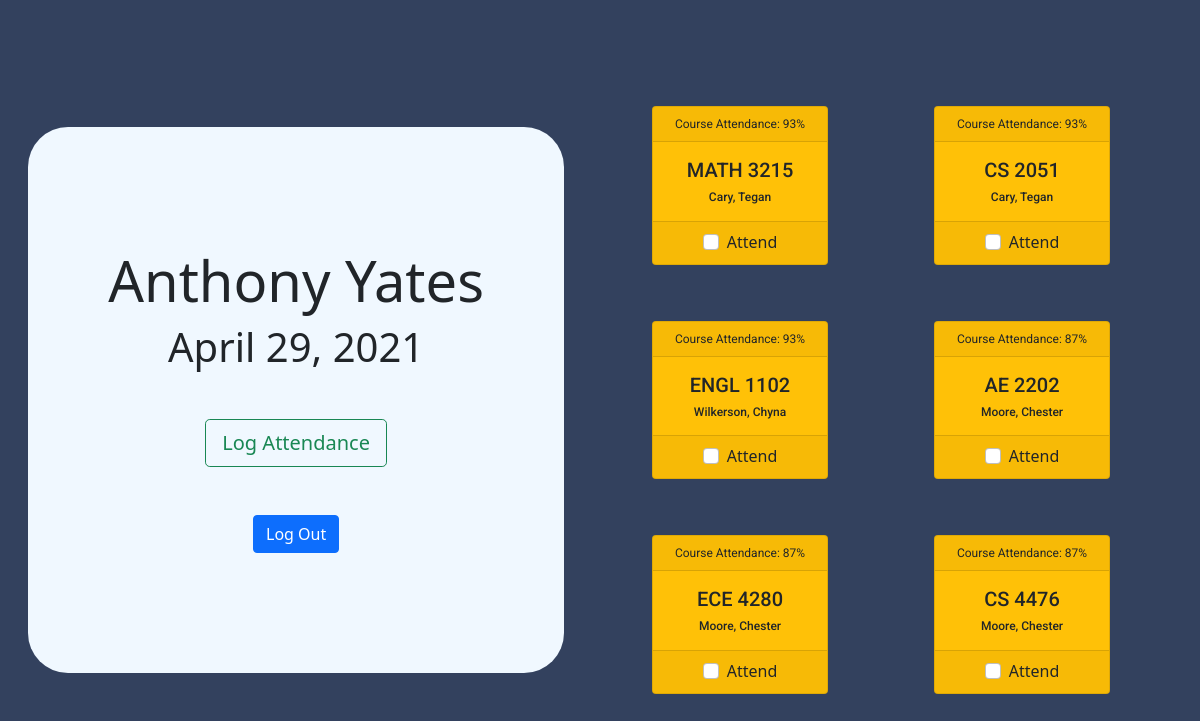
The page /student-dashboard (signed in) on the database its author committed.
### attendance_tracker/models.py (models this page shows, shortened)
class Student(db.Model, UserMixin):
    id = db.Column(db.Integer, primary_key=True)
    username = db.Column(db.String(20), unique=True, nullable=False)
    password = db.Column(db.String(60), nullable=False)
    name = db.Column(db.String(20), nullable=False)
    courses = db.relationship('Course')

class Course(db.Model):
    id = db.Column(db.Integer, primary_key=True)
    student_id = db.Column(db.Integer, db.ForeignKey('student.id'))
    teacher_id = db.Column(db.Integer, db.ForeignKey('teacher.id'))
    student = db.relationship('Student')
    teacher = db.relationship('Teacher')
    name = db.Column(db.String(30), nullable=False)
    student_attendance = db.Column(db.Integer, default=0)
    start_date = db.Column(db.Date, default=date.today)
    last_log = db.Column(db.Date, default=date(2000, 1, 1))

class Teacher(db.Model, UserMixin):
    id = db.Column(db.Integer, primary_key=True)
    username = db.Column(db.String(20), unique=True, nullable=False)
    password = db.Column(db.String(60), nullable=False)
    name = db.Column(db.String(20), nullable=False)
    courses = db.relationship('Course')

### attendance_tracker/routes.py (the view, shortened to what this page needs)
@app.route('/student-dashboard', methods=['GET', 'POST'])
def student_dashboard():
    return render_template('student_dashboard.html', current_user=current_user, date=date.today, round=round, min=min)

### attendance_tracker/models.py (called while the page is built)
@login_manager.user_loader
def load_user(user_id):
    if session['radio'] == 'Student':
        return Student.query.get(int(user_id))
    else:
        return Teacher.query.get(int(user_id))

### attendance_tracker/templates/student_dashboard.html (shortened to what this page needs)
{% extends 'base.html' %}
{% block body %}
<div class="row">
    <div class="col-6">
        <div class="container d-flex justify-content-end align-items-center" style="height: 100vh;">
            <div class="dashboard">
                <h3 class="display-4">{{ current_user.name }}</h3>
                <div class="d-flex justify-content-center">
                    <h3 class="display-6 mb-5">{{ date().strftime("%B %d, %Y") }}</h3>
                </div>
                <div class="d-flex justify-content-center mb-5">
                    <button type="submit" class="btn btn-lg btn-outline-success" form="attendance">Log
                        Attendance</button>
                </div>
                <div class="d-flex justify-content-center">
                    <button type="submit" class="btn btn-primary" form="logout">Log Out</button>
                </div>
            </div>
        </div>
    </div>
    <div class="col-6" style="height: 100vh;">
        <div class="container d-flex align-items-center" style="height: 100vh;">
            <div class="row row-cols-1 row-cols-md-2 g-4">
                {% for c in current_user.courses %}
                <div class="col">
                    <div class="card text-dark bg-warning m-3" style="width: 22vh">
                        <div class="card-header d-flex justify-content-center">
                            <div class="text">
                                Course Attendance: {{ min(round(c.student_attendance / ((date() - c.start_date).days) *
                                100), 100) }}%
                            </div>
                        </div>
                        <div class="card-body">
                            <h3 class="card-title d-flex justify-content-center">
                                <div class="text" style="font-size: 2.5vh;"> {{ c.name }} </div>
                            </h3>
                            <h5 class="card-text d-flex justify-content-center">
                                <div class="text"> {{ c.teacher.name.split()[-1] }}, {{ c.teacher.name.split()[0] }}
                                </div>
                            </h5>
                        </div>
                        <div class="card-footer d-flex justify-content-center">
                            {% if c.last_log == date() %}
                            <div class="text">Attended!</div>
                            {% else %}
                            <div class="form-check">
                                <input class="form-check-input" type="checkbox" id="flexCheckDefault"
                                    name="attend_check" value="{{ c.name }}" form="attendance" unchecked>
                                <label class="form-check-label" for="flexCheckDefault">Attend</label>
                            </div>
                            {% endif %}
                        </div>
                    </div>
                </div>
                {% endfor %}
            </div>
        </div>
    </div>
</div>
{% endblock body %}

### attendance_tracker/static/css/main.css (style rules this page uses)
body { background-color: #33415e; height: 100%; }
div.dashboard { background-color: aliceblue; border-radius: 5vh; padding: 15vh 10vh 15vh 10vh; }
div.text { font-family: "Roboto", sans-serif; font-size: 1.5vh; }

### rows shown on the page
Student: name "Anthony Yates"
Course: student_attendance+start_date "93", name "MATH 3215", teacher.name "Cary", teacher.name "Tegan"
Course: student_attendance+start_date "93", name "CS 2051", teacher.name "Cary", teacher.name "Tegan"
Course: student_attendance+start_date "93", name "ENGL 1102", teacher.name "Wilkerson", teacher.name "Chyna"
Course: student_attendance+start_date "87", name "AE 2202", teacher.name "Moore", teacher.name "Chester"
Course: student_attendance+start_date "87", name "ECE 4280", teacher.name "Moore", teacher.name "Chester"
Course: student_attendance+start_date "87", name "CS 4476", teacher.name "Moore", teacher.name "Chester"

### other values the page prints
{{ date().strftime("%B %d, %Y") }} "April 29, 2021"
